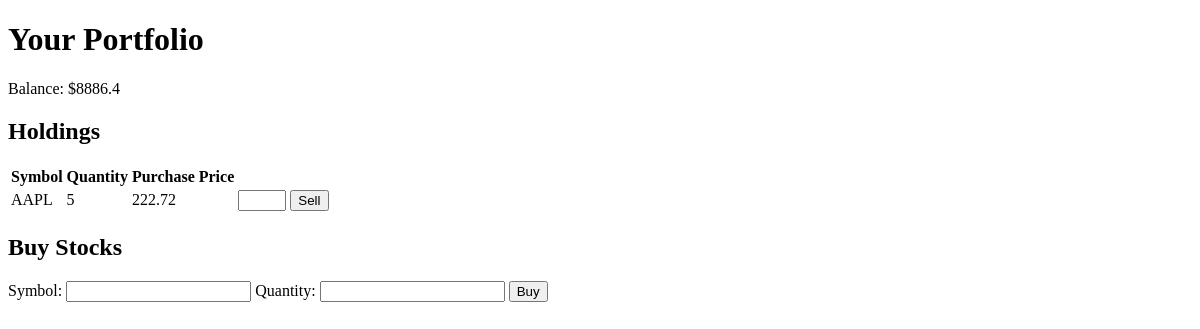
The app's page /portfolio (signed in), older data.
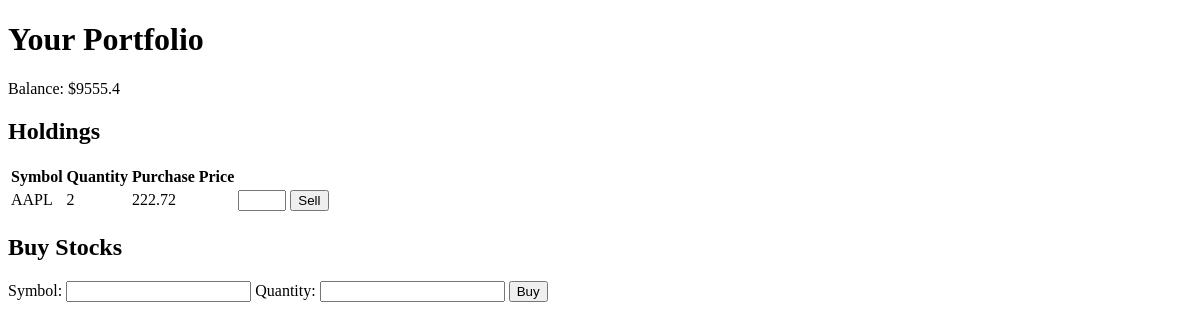
The same page, newer data.
### models.py (models this page shows, shortened)
class User(UserMixin, db.Model):
    __tablename__ = 'users'
    id = db.Column(db.Integer, primary_key=True)
    username = db.Column(db.String(50), unique=True, nullable=False)
    email = db.Column(db.String(120), unique=True, nullable=False)
    password_hash = db.Column(db.String(128), nullable=False)
    balance = db.Column(db.Float, default=10000.0)

class PortfolioHolding(db.Model):
    __tablename__ = 'portfolio_holdings'
    id = db.Column(db.Integer, primary_key=True)
    user_id = db.Column(db.Integer, db.ForeignKey('users.id'), nullable=False)
    symbol = db.Column(db.String(10), nullable=False)
    quantity = db.Column(db.Integer, nullable=False)
    purchase_price = db.Column(db.Float, nullable=False)

### app.py (the view)
@app.route('/portfolio')
@login_required
def portfolio():
    user = current_user
    holdings = PortfolioHolding.query.filter_by(user_id=user.id).all()
    return render_template('portfolio.html', user=user, holdings=holdings)

### app.py (called while the page is built)
@login_manager.user_loader
def load_user(user_id):
    return User.query.get(int(user_id))

### templates/portfolio.html (shortened to what this page needs)
<!DOCTYPE html>
<html lang="en">
<head>
</head>
<body>
    <h1>Your Portfolio</h1>
    <p>Balance: ${{ user.balance }}</p>
    <h2>Holdings</h2>
    <table>
        <tr>
            <th>Symbol</th>
            <th>Quantity</th>
            <th>Purchase Price</th>
        </tr>
        {% for holding in holdings %}
        <tr>
            <td>{{ holding.symbol }}</td>
            <td>{{ holding.quantity }}</td>
            <td>{{ holding.purchase_price }}</td>
            <td>
                <form action="{{ url_for('sell')}}" method="POST" style="display: inline;">
                    <input type="number" name="quantity" min="1" max="{{ holding.quantity }}" required>
                    <button type="submit">Sell</button>
                </form>
            </td>
        </tr>
        {% endfor %}
    </table>
    <h2>Buy Stocks</h2>
    <form action="{{ url_for('buy') }}" method="POST">
        <label for="symbol">Symbol:</label>
        <input type="text" id="symbol" name="symbol" required>
        <label for="quantity">Quantity:</label>
        <input type="number" id="quantity" name="quantity" min="1" required>
        <button type="submit">Buy</button>
    </form>
</body>

Row changes from the older to the newer data that the page shows:
changed User: balance "8886.4" → "9555.4"
changed PortfolioHolding "AAPL": quantity "5" → "2"
